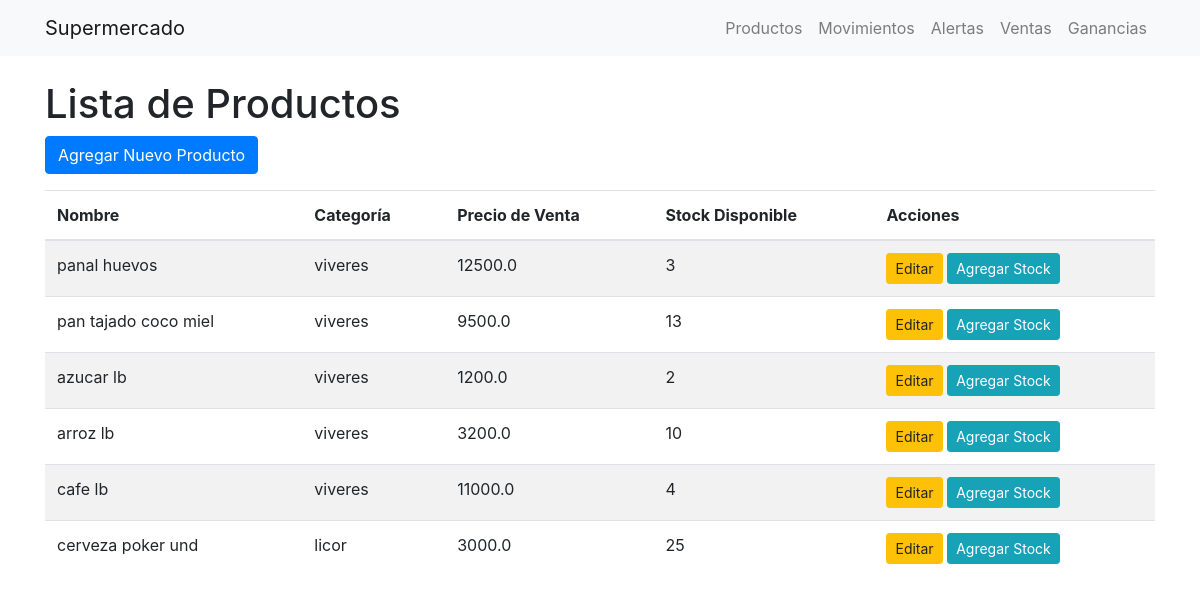
Before: /productos with the older database file.
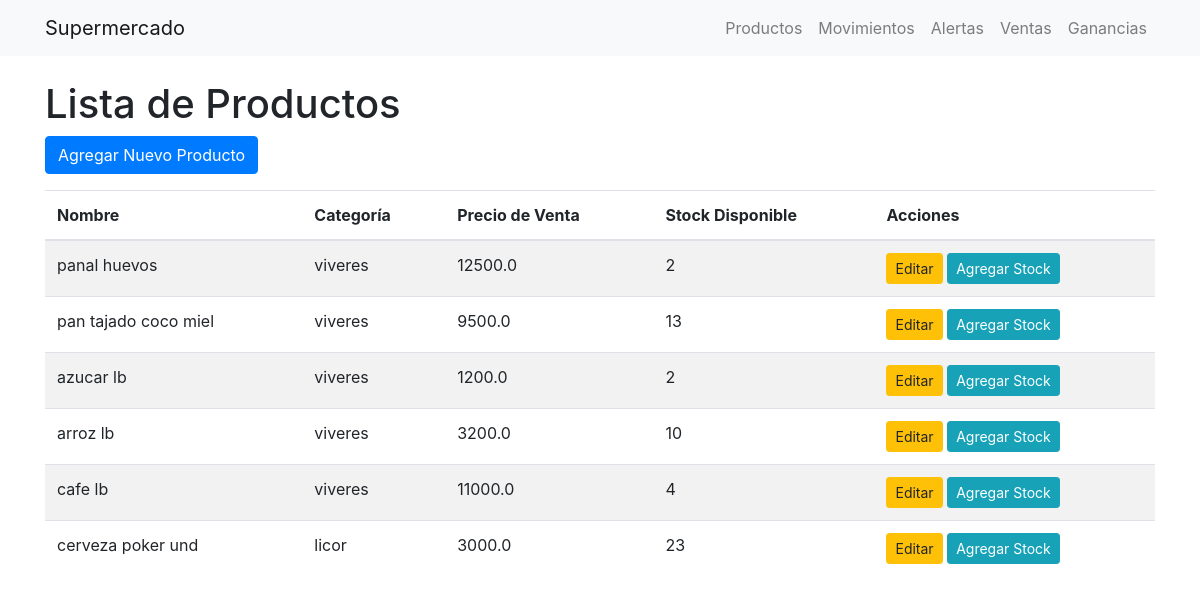
After: the same page with the newer database file.
### app.py (models this page shows)
class Producto(db.Model):
    id = db.Column(db.Integer, primary_key=True)
    nombre = db.Column(db.String(100), nullable=False)
    categoria = db.Column(db.String(100), nullable=False)
    precio_compra = db.Column(db.Float, nullable=False)
    precio_venta = db.Column(db.Float, nullable=False)
    stock_disponible = db.Column(db.Integer, nullable=False)
    proveedor = db.Column(db.String(100), nullable=False)
    umbral_alerta = db.Column(db.Integer, nullable=False, default=5)

### app.py (the view)
@app.route('/productos')
def productos():
    productos = Producto.query.all()
    return render_template('productos/lista_productos.html', productos=productos)

### templates/productos/lista_productos.html
{% extends 'index.html' %}
{% block content %}
    <h1>Lista de Productos</h1>
    <a href="{{ url_for('agregar_producto') }}" class="btn btn-primary mb-3">Agregar Nuevo Producto</a>
    <table class="table table-striped">
        <thead>
            <tr>
                <th>Nombre</th>
                <th>Categoría</th>
                <th>Precio de Venta</th>
                <th>Stock Disponible</th>
                <th>Acciones</th>
            </tr>
        </thead>
        <tbody>
            {% for producto in productos %}
                <tr>
                    <td>{{ producto.nombre }}</td>
                    <td>{{ producto.categoria }}</td>
                    <td>{{ producto.precio_venta }}</td>
                    <td>{{ producto.stock_disponible }}</td>
                    <td>
                         <a href="{{ url_for('editar_producto', id=producto.id) }}" class="btn btn-sm btn-warning">Editar</a>
                         <a href="{{ url_for('agregar_stock', id=producto.id) }}" class="btn btn-sm btn-info">Agregar Stock</a>
                    </td>
                </tr>
            {% endfor %}
        </tbody>
    </table>
{% endblock %}

Changed rows visible on the page:
changed Producto "panal huevos": stock_disponible "3" → "2"
changed Producto "cerveza poker und": stock_disponible "25" → "23"
